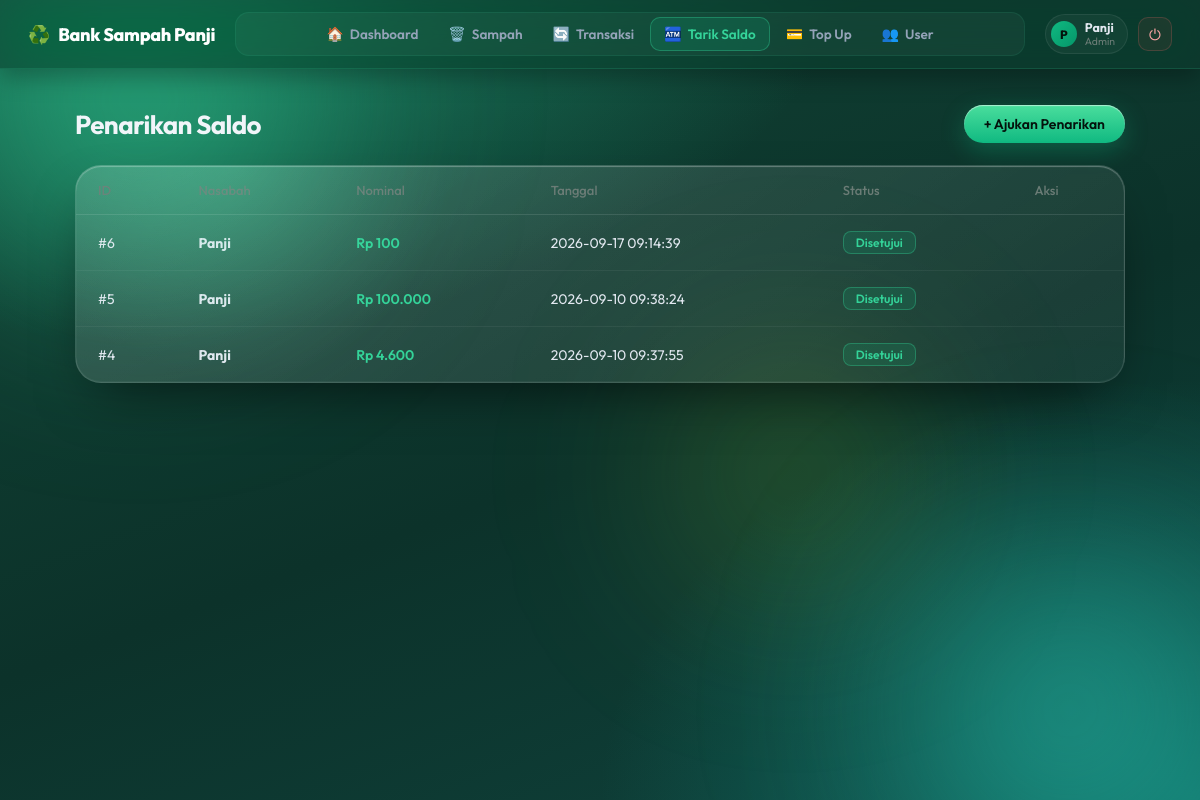
/tarik_saldo/index.php (signed in), run on the app's committed database.
### tables this page shows
CREATE TABLE `tarik_saldo` (
  `id_tarik` int(11) NOT NULL,
  `id_user` int(11) NOT NULL,
  `nominal` decimal(15,2) NOT NULL,
  `tanggal` datetime NOT NULL DEFAULT current_timestamp(),
  `status` enum('pending','disetujui','ditolak') NOT NULL DEFAULT 'pending'
);

CREATE TABLE `users` (
  `id_user` int(11) NOT NULL,
  `nama` varchar(100) NOT NULL,
  `username` varchar(50) NOT NULL,
  `password` varchar(255) NOT NULL,
  `saldo` decimal(15,2) NOT NULL DEFAULT 0.00,
  `role` enum('admin','nasabah','siswa','guru','pengepul') NOT NULL DEFAULT 'siswa'
);

### tarik_saldo/index.php (the view, shortened to what this page needs)
<?php
require_once "koneksi.php";
$ID_USER = (int) $_SESSION["id_user"];
function role()        { return $_SESSION["role"] ?? ""; }
function is_admin()    { return role() === "admin"; }
function e($s) {
    return htmlspecialchars((string) $s, ENT_QUOTES, "UTF-8");
}
function rupiah($n) {
    return "Rp " . number_format((float) $n, 0, ",", ".");
}
function q($koneksi, $sql, $types = "", ...$params) {
    $st = mysqli_prepare($koneksi, $sql);
    mysqli_stmt_execute($st);
    return $st;
}
function q_all($koneksi, $sql, $types = "", ...$params) {
    $st  = q($koneksi, $sql, $types, ...$params);
    $res = mysqli_stmt_get_result($st);
    $rows = $res ? mysqli_fetch_all($res, MYSQLI_ASSOC) : [];
    return $rows;
}
function render_head($judul = "Halaman") { ?>
<?php }
function render_navbar() {
    $active = basename(dirname($_SERVER["SCRIPT_NAME"]));
    $_role  = $_SESSION["role"] ?? "";
    $_nama  = $_SESSION["nama"] ?? "";
    $_items = [
        ["dashboard",   "../index.php",             "🏠", "Dashboard",   null],
        ["sampah",      "../sampah/index.php",      "🗑️", "Sampah",      null],
        ["transaksi",   "../transaksi/index.php",   "🔄", "Transaksi",   null],
        ["tarik_saldo", "../tarik_saldo/index.php", "🏧", "Tarik Saldo", ["admin", "nasabah", "siswa", "guru"]],
        ["topup_saldo", "../topup_saldo/index.php", "💳", "Top Up",      ["admin", "pengepul"]],
        ["user",        "../user/index.php",        "👥", "User",        ["admin"]],
    ];
?>
<div class="navbar">
    <a href="../index.php" class="brand">
        <span>♻️</span> Bank Sampah Panji
    </a>
    <nav class="menu">
        <?php foreach ($_items as [$key, $href, $icon, $label, $roles]): ?>
            <?php if ($roles === null || in_array($_role, $roles, true)): ?>
                <a href="<?= $href ?>" class="nav-link <?= $active === $key ? "active" : "" ?>">
                    <span class="nav-icon"><?= $icon ?></span><?= $label ?>
                </a>
            <?php endif; ?>
        <?php endforeach; ?>
    </nav>
    <div class="navbar-user">
        <div class="user-chip">
            <span class="user-avatar"><?= e(mb_strtoupper(mb_substr($_nama ?: "?", 0, 1))) ?></span>
            <span class="user-meta">
                <strong><?= e($_nama ?: "Pengguna") ?></strong>
                <small><?= e(ucfirst($_role)) ?></small>
            </span>
        </div>
        <a href="../logout.php" class="logout-btn" title="Logout">⏻</a>
    </div>
</div>
<?php
}
$base = "
    SELECT ts.*, u.nama
    FROM tarik_saldo ts
    JOIN users u ON ts.id_user = u.id_user";
if (is_admin()) {
    $data  = q_all($koneksi, $base . " ORDER BY ts.id_tarik DESC");
} else {
    $data  = q_all($koneksi, $base . " WHERE ts.id_user = ? ORDER BY ts.id_tarik DESC", "i", $ID_USER);
    $me    = q_one($koneksi, "SELECT saldo FROM users WHERE id_user = ?", "i", $ID_USER);
    $saldo = (float) ($me["saldo"] ?? 0);
}
?>
<!DOCTYPE html>
<html lang="id">
<head>
</head>
<body>
    <div class="bg-glow-1"></div>
    <div class="bg-glow-2"></div>
    <?php render_navbar(); ?>
    <div class="container">
        <div class="header-action">
            <h2><?= is_admin() ? "Penarikan Saldo" : "Penarikan Saldo Saya" ?></h2>
            <a class="btn-tambah" href="tambah.php">+ Ajukan Penarikan</a>
        </div>
        <div class="table-card">
            <table>
                <thead>
                    <tr>
                        <th>ID</th>
                        <?php if (is_admin()): ?><th>Nasabah</th><?php endif; ?>
                        <th>Nominal</th>
                        <th>Tanggal</th>
                        <th>Status</th>
                        <?php if (is_admin()): ?><th>Aksi</th><?php endif; ?>
                    </tr>
                </thead>
                <tbody>
                    <?php foreach ($data as $row): ?>
                    <tr>
                        <td>#<?= (int) $row["id_tarik"] ?></td>
                        <?php if (is_admin()): ?><td><strong><?= e($row["nama"]) ?></strong></td><?php endif; ?>
                        <td class="money"><?= rupiah($row["nominal"]) ?></td>
                        <td><?= e($row["tanggal"]) ?></td>
                        <td><span class="badge-status status-<?= e($row["status"]) ?>"><?= e(ucfirst($row["status"])) ?></span></td>
                        <?php if (is_admin()): ?>
                        <td>
                        </td>
                        <?php endif; ?>
                    </tr>
                    <?php endforeach; ?>
                </tbody>
            </table>
        </div>
    </div>
</body>
</html>

### data on the page
tarik_saldo: id_tarik "6", id_user.nama "Panji", nominal "Rp 100", tanggal "2026-09-17 09:14:39", status "Disetujui"
tarik_saldo: id_tarik "5", id_user.nama "Panji", nominal "Rp 100.000", tanggal "2026-09-10 09:38:24", status "Disetujui"
tarik_saldo: id_tarik "4", id_user.nama "Panji", nominal "Rp 4.600", tanggal "2026-09-10 09:37:55", status "Disetujui"

### other printed values
$icon "🏠"
$label "Dashboard"
$icon "🗑️"
$label "Sampah"
$icon "🔄"
$label "Transaksi"
$icon "🏧"
$label "Tarik Saldo"
$icon "💳"
$label "Top Up"
$icon "👥"
$label "User"
mb_strtoupper(mb_substr($_nama ?: "?", 0, 1)) "P"
$_nama ?: "Pengguna" "Panji"
$_role "Admin"
